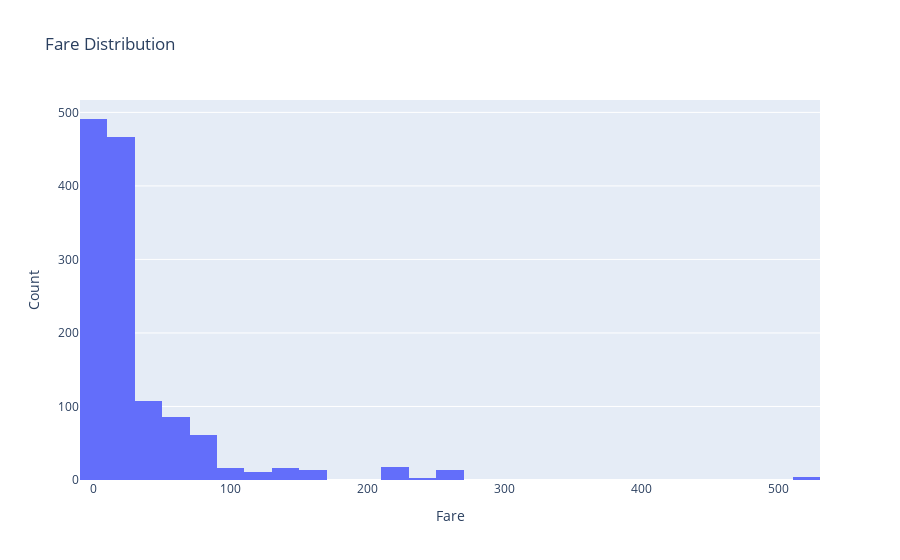

Notebook code cell kept with this figure:
### Markdown cell above
### Interactive Histogram (Plotly): Fare Distribution

### Code cell
fig = px.histogram(data, x="Fare", nbins=50, title="Fare Distribution")
fig.update_layout(xaxis_title="Fare", yaxis_title="Count")
fig.show()

### Figure 1 — Plotly figure (JSON) as saved in the notebook; plotly's stock layout.template omitted (floating-point values rounded to 4 significant figures; data arrays with more than 128 entries replaced by an {"elided": "..."} marker saying what was removed)
{"data": [{"alignmentgroup": "True", "bingroup": "x", "hovertemplate": "Fare=%{x}<br>count=%{y}<extra></extra>", "legendgroup": "", "marker": {"color": "#636efa", "pattern": {"shape": ""}}, "name": "", "nbinsx": 50, "offsetgroup": "", "orientation": "v", "showlegend": false, "type": "histogram", "x": {"elided": "1309 float values"}, "xaxis": "x", "yaxis": "y"}], "layout": {"autosize": true, "barmode": "relative", "legend": {"tracegroupgap": 0}, "title": {"text": "Fare Distribution"}, "xaxis": {"anchor": "y", "autorange": true, "domain": [0, 1], "range": [-10, 530], "title": {"text": "Fare"}, "type": "linear"}, "yaxis": {"anchor": "x", "autorange": true, "domain": [0, 1], "range": [0, 516.8], "title": {"text": "Count"}}}}
